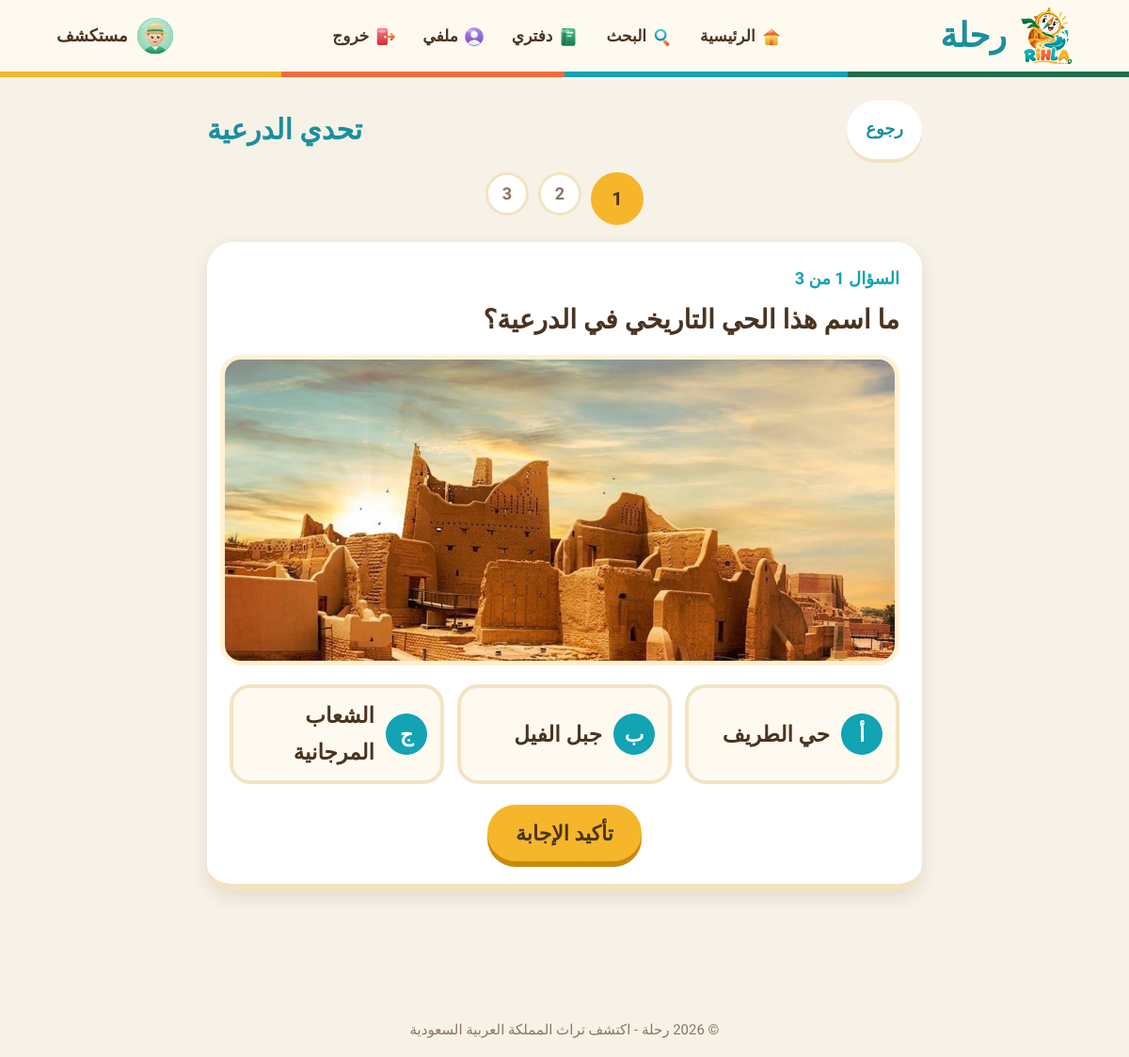
The app's page /quiz.php?destination=1&start=1 (signed in) with its own data.
### tables this page shows
CREATE TABLE `child` (
  `userID` int(11) NOT NULL,
  `displayName` varchar(30) NOT NULL,
  `avatar` varchar(50) NOT NULL,
  `totalPoints` int(11) NOT NULL DEFAULT '0'
);

CREATE TABLE `quiz` (
  `quizID` int(11) NOT NULL,
  `title` varchar(80) NOT NULL,
  `totalPoints` int(11) NOT NULL,
  `destinationID` int(11) NOT NULL
);

CREATE TABLE `question` (
  `questionID` int(11) NOT NULL,
  `text` varchar(255) NOT NULL,
  `imagePath` varchar(255) NOT NULL,
  `quizID` int(11) NOT NULL
);

CREATE TABLE `choice` (
  `choiceID` int(11) NOT NULL,
  `text` varchar(100) DEFAULT NULL,
  `imagePath` varchar(255) DEFAULT NULL,
  `isCorrect` tinyint(1) NOT NULL DEFAULT '0',
  `questionID` int(11) NOT NULL
);

### data/db.php (called while the page is built)
<?php
$DB_HOST = '127.0.0.1';
$DB_PORT = '8889';
$DB_NAME = 'rihla';
$DB_USER = 'root';
$DB_PASS = 'root';
try {
    $pdo = new PDO('mysql:host=' . $DB_HOST . ';port=' . $DB_PORT . ';dbname=' . $DB_NAME . ';charset=utf8mb4', $DB_USER, $DB_PASS);
    $pdo->setAttribute(PDO::ATTR_ERRMODE, PDO::ERRMODE_EXCEPTION);
    $pdo->setAttribute(PDO::ATTR_DEFAULT_FETCH_MODE, PDO::FETCH_ASSOC);
    $pdo->setAttribute(PDO::ATTR_EMULATE_PREPARES, false);
} catch (PDOException $e) {
    die('لا يمكن الاتصال بقاعدة البيانات: ' . $e->getMessage());
}
function db() {
    global $pdo;
    return $pdo;
}

### data/explorers.php (called while the page is built, shortened)
<?php
require_once __DIR__ . '/db.php';
function findExplorer($childID) {
    $statement = db()->prepare(
        'SELECT c.userID, u.username, c.displayName, c.avatar, c.totalPoints
           FROM child c
           JOIN user u ON u.userID = c.userID
          WHERE c.userID = ?'
    );
    $statement->execute([$childID]);
    $row = $statement->fetch();
    return $row === false ? null : $row;
}

### logic/explorer.php (called while the page is built, shortened)
<?php
require_once __DIR__ . '/../data/explorers.php';
require_once __DIR__ . '/quiz.php';
function getAvatars() {
    return [
        'avatar1.png' => 'المستكشف الأخضر',
        'avatar2.png' => 'المستكشف الأزرق',
        'avatar3.png' => 'المستكشف البرتقالي',
        'avatar4.png' => 'المستكشف الأصفر',
        'avatar5.png' => 'المستكشف البنفسجي',
        'avatar6.png' => 'المستكشف الأحمر'
    ];
}
function avatarPath($avatar) {
    return 'assets/images/avatars/' . $avatar;
}

### data/quizzes.php (called while the page is built, shortened)
<?php
require_once __DIR__ . '/db.php';
function findDestination($destinationID) {
    $statement = db()->prepare(
        'SELECT destinationID, name, status FROM destination WHERE destinationID = ?'
    );
    $statement->execute([$destinationID]);
    $row = $statement->fetch();
    return $row === false ? null : $row;
}
function findQuizByDestination($destinationID) {
    $statement = db()->prepare(
        'SELECT quizID, title, totalPoints, destinationID FROM quiz WHERE destinationID = ?'
    );
    $statement->execute([$destinationID]);
    $row = $statement->fetch();
    return $row === false ? null : $row;
}
function findQuestions($quizID) {
    $statement = db()->prepare(
        'SELECT questionID, text, imagePath, quizID
           FROM question
          WHERE quizID = ?
          ORDER BY questionID'
    );
    $statement->execute([$quizID]);
    return $statement->fetchAll();
}
function findChoices($questionID) {
    $statement = db()->prepare(
        'SELECT choiceID, text, imagePath, isCorrect, questionID
           FROM choice
          WHERE questionID = ?
          ORDER BY choiceID'
    );
    $statement->execute([$questionID]);
    return $statement->fetchAll();
}

### logic/quiz.php (called while the page is built, shortened)
<?php
require_once __DIR__ . '/../data/quizzes.php';
function getPlayableQuiz($destinationID) {
    $destination = findDestination($destinationID);
    $quiz = findQuizByDestination($destinationID);
    $questions = $quiz === null ? [] : findQuestions($quiz['quizID']);
    foreach ($questions as $i => $question) {
        $questions[$i]['choices'] = findChoices($question['questionID']);
    }
    return [
        'error'       => '',
        'destination' => $destination,
        'quiz'        => $quiz,
        'questions'   => $questions
    ];
}
function getQuizProgress($destinationID) {
    return $_SESSION['quiz_progress'][$destinationID] ?? null;
}

### quiz.php (the view, shortened to what this page needs)
<?php
require_once 'logic/quiz.php';
$destinationID = (int)($_GET['destination'] ?? $_POST['destination'] ?? 0);
$childID = currentChildID();
$data = getPlayableQuiz($destinationID);
$pageURL = 'quiz.php?destination=' . $destinationID;
if ($childID !== null && $data['error'] === '') {
    $progress = getQuizProgress($destinationID);
    if (isset($_GET['start']) || $progress === null
        || $progress['quizID'] !== (int)$data['quiz']['quizID']) {
        $progress = getQuizProgress($destinationID);
    }
    $currentID = $progress['questionIDs'][$progress['index']] ?? 0;
    foreach ($data['questions'] as $q) {
        if ((int)$q['questionID'] === $currentID) {
            $question = $q;
        }
    }
    $questionNumber = $progress['index'] + 1;
    $questionCount  = count($progress['questionIDs']);
    $letters        = ['أ', 'ب', 'ج', 'د'];
}
?>
<?php include 'views/header.php'; ?>
<link rel="stylesheet" href="assets/css/challenge.css">
<div class="ch-page">
<?php if ($childID === null || $data['error'] !== ''): ?>
    <div class="ch-card reward-card">
        <p class="reward-title">رحلة</p>
        <p class="score-text">
            <?php if ($childID === null): ?>
                <?= ($_SESSION['role'] ?? '') === 'admin' ? 'التحدي متاح لحسابات الأطفال فقط.' : 'سجّل الدخول مرة أخرى لتبدأ التحدي.' ?>
            <?php else: ?>
                <?= e($data['error']) ?>
            <?php endif; ?>
        </p>
        <div class="kid-actions">
            <a class="kid-btn btn-blue" href="index.php">الرئيسية</a>
        </div>
    </div>
<?php else: ?>
    <div class="ch-top">
        <a class="kid-btn btn-white btn-small" href="destination.php?id=<?= $destinationID ?>">رجوع</a>
        <h1 class="ch-title"><?= e($data['quiz']['title']) ?></h1>
    </div>
    <div class="ch-steps">
        <?php for ($i = 1; $i <= $questionCount; $i++): ?>
            <span class="<?= $i < $questionNumber ? 'done' : ($i === $questionNumber ? 'now' : '') ?>"><?= $i ?></span>
        <?php endfor; ?>
    </div>
    <div class="ch-card">
        <p class="ch-count">السؤال <?= $questionNumber ?> من <?= $questionCount ?></p>
        <h2 class="ch-question"><?= e($question['text']) ?></h2>
        <img class="ch-image" src="<?= e($question['imagePath']) ?>" alt="صورة السؤال">
        <?php if (!$progress['answered']): ?>
            <form method="POST" action="<?= e($pageURL) ?>">
                <div class="ch-choices">
                    <?php foreach ($question['choices'] as $i => $choice): ?>
                        <label class="ch-choice">
                            <span class="ch-letter"><?= $letters[$i] ?? $i + 1 ?></span>
                            <span class="ch-text"><?= e($choice['text'] ?? '') ?></span>
                        </label>
                    <?php endforeach; ?>
                </div>
                <div class="kid-actions">
                    <button type="submit" class="kid-btn btn-yellow">تأكيد الإجابة</button>
                </div>
            </form>
        <?php endif; ?>
    </div>
<?php endif; ?>
</div>
<?php include 'views/footer.php'; ?>

### views/header.php (shortened to what this page needs)
<?php
function e($text) {
    return htmlspecialchars($text ?? '', ENT_QUOTES, 'UTF-8');
}
$role = $_SESSION['role'] ?? '';
$isLoginPage = in_array(basename($_SERVER['PHP_SELF']), ['login.php', 'register.php'], true);
$isAdminView = $role === 'admin' && ($_SESSION['view'] ?? 'admin') === 'admin';
$headerExplorer = null;
if ($role === 'child' && isset($_SESSION['userID'])) {
    require_once __DIR__ . '/../logic/explorer.php';
    $headerExplorer = findExplorer((int)$_SESSION['userID']);
}
?>
<!DOCTYPE html>
<html lang="ar" dir="rtl">
<head>
    <link rel="stylesheet" href="assets/css/style.css">
</head>
<body>
<header <?= $isLoginPage ? 'style="justify-content: flex-start;"' : '' ?>>
    <h1>
        <?php if ($isLoginPage): ?>
            <a style="pointer-events: none; cursor: default;">
                رحلة
            </a>
        <?php else: ?>
            <a href="<?= $isAdminView ? 'admin_dashboard.php' : 'index.php' ?>">
                رحلة
            </a>
        <?php endif; ?>
    </h1>
    <?php if (!$isLoginPage): ?>
        <nav>
            <?php if ($isAdminView): ?>
                <a href="admin_dashboard.php"><img class="nav-icon" src="assets/images/icons/home.png" alt="">الرئيسية</a> |
                <a href="logout.php"><img class="nav-icon" src="assets/images/icons/logout.png" alt="">خروج</a>
            <?php else: ?>
                <a href="index.php"><img class="nav-icon" src="assets/images/icons/home.png" alt="">الرئيسية</a> |
                <a href="search.php"><img class="nav-icon" src="assets/images/icons/search.png" alt="">البحث</a> |
                <?php if ($headerExplorer !== null): ?>
                    <a href="notebook.php"><img class="nav-icon" src="assets/images/icons/notebook.png" alt="">دفتري</a> |
                    <a href="profile.php"><img class="nav-icon" src="assets/images/icons/profile.png" alt="">ملفي</a> |
                <?php endif; ?>
                <?php if ($role === 'child' || $role === 'admin'): ?>
                    <a href="logout.php"><img class="nav-icon" src="assets/images/icons/logout.png" alt="">خروج</a>
                <?php else: ?>
                    <a href="login.php"><img class="nav-icon" src="assets/images/icons/login.png" alt="">دخول</a>
                <?php endif; ?>
            <?php endif; ?>
        </nav>
    <?php endif; ?>
    <?php if ($headerExplorer !== null): ?>
        <a class="header-explorer" href="profile.php"
           style="display:flex;align-items:center;gap:8px;text-decoration:none;font-weight:bold;color:#4a3420;">
            <img src="<?= e(avatarPath($headerExplorer['avatar'])) ?>" alt="" style="width:42px;height:42px;border-radius:50%;">
            <?= e($headerExplorer['displayName']) ?>
        </a>
    <?php endif; ?>
</header>
<main>

### assets/css/style.css (style rules this page uses)
body { margin: 0; font-family: "Tajawal", Tahoma, Arial, sans-serif; font-size: 18px; line-height: 1.7; color: #4a3420; background: #f7f2e7; }
a { color: #1a8f9e; }
header { display: flex; align-items: center; justify-content: space-between; flex-wrap: wrap; gap: 10px; padding: 8px 5%; background: #fffaf0; border-bottom: 6px solid; border-image: linear-gradient(to left, #1f6e4a 25%, #12a3b4 25% 50%, #f26b3a 50% 75%, #f6b62b 75%) 1; }
header h1 { margin: 0; }
header h1 a { display: block; padding-right: 70px; min-height: 60px; line-height: 60px; color: #1a8f9e; text-decoration: none; background: url("../images/rihla-logo.png") no-repeat right center; background-size: 55px; }
nav { font-size: 0; }
nav a { font-size: 17px; font-weight: bold; color: #4a3420; text-decoration: none; padding: 6px 14px; border-radius: 20px; }
main { max-width: 1000px; margin: 0 auto; padding: 20px 16px 120px; }
main h1 { color: #1a8f9e; }
main h2 { color: #f26b3a; }
main button { padding: 10px 20px; font-size: 16px; font-weight: bold; background: #f6b62b; color: #4a3420; border: none; border-radius: 12px; cursor: pointer; }
.nav-icon { width: 24px; height: 24px; margin-left: 5px; vertical-align: middle; }

### assets/css/challenge.css (style rules this page uses)
.ch-page { max-width: 760px; margin: 0 auto; }
.ch-card { position: relative; overflow: hidden; padding: 24px; background: white; border-radius: 28px; border-bottom: 8px solid #f3e3c3; box-shadow: 0 6px 18px rgba(74, 52, 32, 0.12); }
.ch-top { display: flex; align-items: center; justify-content: space-between; gap: 12px; flex-wrap: wrap; }
main .ch-title { margin: 10px 0; font-size: 30px; }
.kid-actions { display: flex; justify-content: center; flex-wrap: wrap; gap: 14px; margin-top: 22px; }
main .kid-btn { display: inline-flex; align-items: center; justify-content: center; gap: 10px; min-height: 60px; padding: 12px 30px; font-family: inherit; font-size: 22px; font-weight: bold; text-decoration: none; color: white; border: none; border-radius: 40px; cursor: pointer; transition: transform 0.15s; }
main .btn-yellow { background: #f6b62b; color: #4a3420; box-shadow: 0 6px 0 #c98a0c; }
main .btn-white { background: white; color: #1a8f9e; box-shadow: 0 4px 0 #f3e3c3; }
main .btn-small { min-height: 46px; padding: 8px 20px; font-size: 18px; }
.ch-steps { display: flex; justify-content: center; gap: 10px; margin: 10px 0 18px; }
.ch-steps span { display: flex; align-items: center; justify-content: center; width: 40px; height: 40px; font-weight: bold; color: #8a7560; background: white; border: 3px solid #f3e3c3; border-radius: 50%; }
.ch-steps .now { width: 50px; height: 50px; font-size: 20px; color: #4a3420; background: #f6b62b; border-color: #f6b62b; }
.ch-count { margin: 0; font-weight: bold; color: #12a3b4; }
main .ch-question { margin: 4px 0 14px; font-size: 28px; color: #4a3420; }
.ch-image { display: block; width: 100%; max-height: 320px; object-fit: cover; border-radius: 22px; border: 5px solid #fff1d1; }
.ch-choices { display: grid; grid-template-columns: repeat(auto-fit, minmax(200px, 1fr)); gap: 14px; margin: 20px 0 0; }
.ch-choice { display: flex; align-items: center; gap: 12px; min-height: 74px; padding: 10px 14px; background: #fffaf0; border: 4px solid #f3e3c3; border-radius: 22px; cursor: pointer; transition: transform 0.15s, border-color 0.15s; }
.ch-letter { display: flex; font-size: 18px; align-items: center; justify-content: center; width: 44px; height: 44px; flex-shrink: 0; font-size: 22px; font-weight: bold; color: white; background: #12a3b4; border-radius: 50%; }
.ch-text { font-size: 23px; font-weight: bold; }

### records on screen
child: avatar (picture), displayName "مستكشف"
quiz: title "تحدي الدرعية", quizID "1", quizID "3"
question: text "ما اسم هذا الحي التاريخي في الدرعية؟", imagePath (picture)
choice: i "أ", text "حي الطريف"
choice: i "ب", text "جبل الفيل"
choice: i "ج", text "الشعاب المرجانية"
